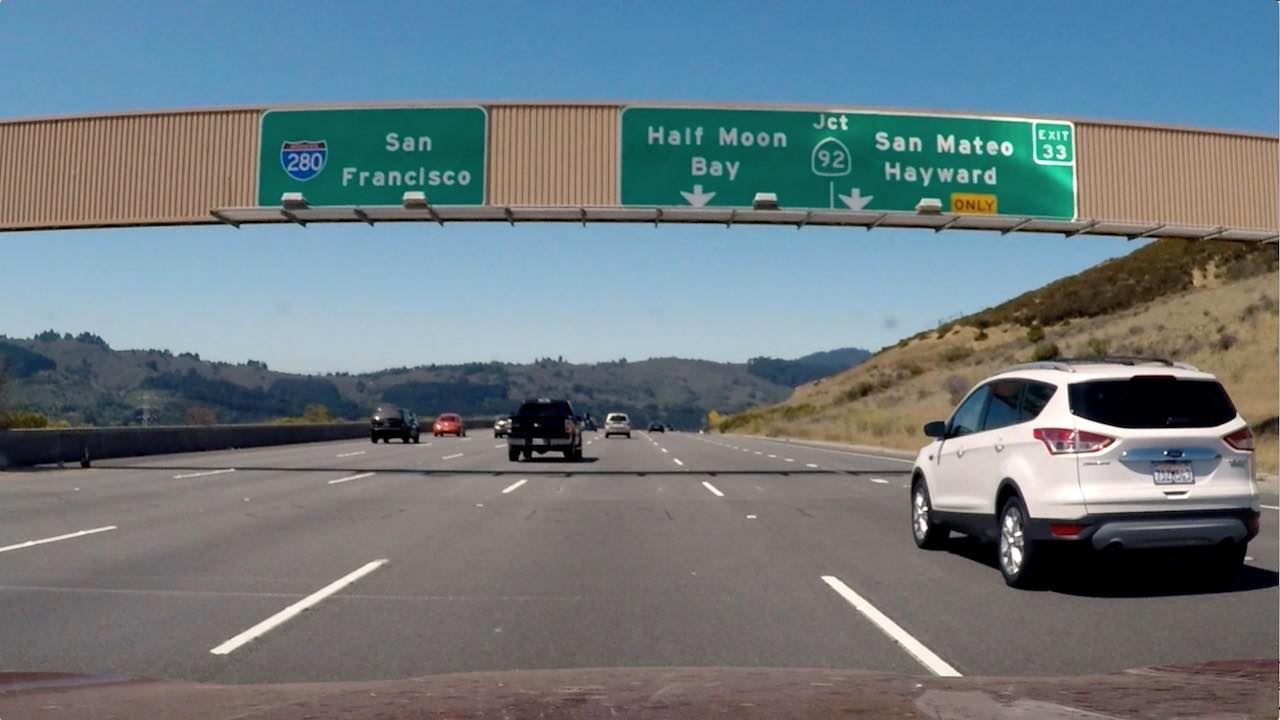
//> input picture AdvancedLaneDetection/AdvancedLaneDetection/AdvancedLaneDetection/quiz.png, 1280 x 720 px
$ ./PipeLine   (built with g++ and OpenCV 4)
//> lines starting //> are read from the running program, lines starting //| are printed output that depends on the picture; after the words box and inside, x2 and y2 are one past the last pixel; in counts of white or black regions, pixels touching at a corner belong together
#include <opencv2\highgui\highgui.hpp>
#include <opencv2\imgproc\imgproc.hpp>
#include <iostream>
#include <armadillo>
using namespace cv;
using namespace std;

int lowT = 0, highT = 0, dilation_size = 3;
int lowH, lowS, lowV, highH, highS, highV;
Mat applyThreshold(Mat image, Scalar HSVlow, Scalar HSVhigh,int cannyLOW,int cannyHIGH){
	Mat cannyImage;
	cvtColor(image, cannyImage, CV_BGR2GRAY);
	Canny(cannyImage, cannyImage, cannyLOW, cannyHIGH, 3);
	Mat element = getStructuringElement(MORPH_ELLIPSE, Size(2 * dilation_size + 1, 2 * dilation_size + 1), Point(dilation_size, dilation_size));
	cv::dilate(cannyImage, cannyImage, element);
	//imshow("canny",cannyImage);

	Mat hsvImage;
	cvtColor(image, hsvImage, CV_BGR2HSV);
	cv::inRange(hsvImage, HSVlow, HSVhigh, hsvImage);
	element = getStructuringElement(MORPH_ELLIPSE, Size(2 * dilation_size + 1, 2 * dilation_size + 1), Point(dilation_size, dilation_size));
	cv::dilate(hsvImage, hsvImage, element);
	//imshow("hsv", hsvImage);

	Mat combined; int erosin_size = 3;
	cv::bitwise_or(cannyImage, hsvImage, combined);
	element = getStructuringElement(MORPH_ELLIPSE, Size(2 * erosin_size + 1, 2 * erosin_size + 1), Point(erosin_size, erosin_size));
	cv::erode(combined, combined, element);
	//imshow("combined", combined);
	//waitKey(100000);

	return combined;
}


// [10 lines left out: function on_trackbar, not called in this run]

void createTrackBars(){
	namedWindow("colorFilter", 0);
	createTrackbar("lowH", "colorFilter", &lowH, 255, on_trackbar);
	createTrackbar("lowS", "colorFilter", &lowS, 255, on_trackbar);
	createTrackbar("lowV", "colorFilter", &lowV, 255, on_trackbar);
	createTrackbar("highH", "colorFilter", &highH, 255, on_trackbar);
	createTrackbar("highS", "colorFilter", &highS, 255, on_trackbar);
	createTrackbar("highV", "colorFilter", &highV, 255, on_trackbar);
	createTrackbar("lowT", "colorFilter", &lowT, 400, on_trackbar);
	createTrackbar("highT", "colorFilter", &highT, 400, on_trackbar);
	createTrackbar("dillat", "colorFilter", &dilation_size, 8, on_trackbar);
}

void loadAllParams(){
	FILE* f = fopen("AllParams.txt", "r");
	if (!f)return;
	else{
		fscanf(f, "%d %d %d", &lowT, &highT, &dilation_size);
		fscanf(f, "%d %d %d %d %d %d\n", &lowH, &lowS, &lowV, &highH, &highS, &highV);
		fclose(f);
	}
}

Mat region_of_interest(Mat combinedBinaryImage){
	Point points[1][4];
	points[0][0] = Point(0, combinedBinaryImage.size[0]);
	points[0][1] = Point(550,470);
	points[0][2] = Point(700, 470);
	points[0][3] = Point(combinedBinaryImage.size[1], combinedBinaryImage.size[0]);
	const Point* ppt[1] = { points[0] };
	int npt[] = { 4 };
	//Mat black(720, 1280, CV_8UC3, Scalar(0, 0, 0));
	Mat mask(720, 1280, CV_8UC1, Scalar(0));
	fillPoly(mask, ppt, npt, 1, Scalar(255, 255, 255), 8);

	Mat roi;
	cv::bitwise_and(combinedBinaryImage, mask,roi);
	return roi;
}

void getTranformationmatrix(Mat &M,Mat &Minv){
	cv::Point2f src[] = { Point2f(120,720), Point2f(550,470), Point2f(700,470), Point2f(1160,720) };
	cv::Point2f dst[] = { Point2f(200,720), Point2f(200,0), Point2f(1080,0), Point2f(1080,720) };
	M = cv::getPerspectiveTransform(src, dst);
	Minv = cv::getPerspectiveTransform(dst, src);
}

void histogram_pixels(vector<int>&leftx, vector<int>&lefty, vector<int>&rightx, vector<int>&righty, Mat &warpedImage){
	int numberOfSteps = 8;
	int pixelsPerHistogram = warpedImage.size[0]/numberOfSteps;
	int numberOfSlides = 30;
	//starting from top to bottom
	for (int i = 0; i < numberOfSteps; i++){
		int startY = i*pixelsPerHistogram;
		int endY = (i+1)*pixelsPerHistogram;

		//in order to find the center of the histogram i use i sliding window
		int slidingWindowSize = warpedImage.size[1] / numberOfSlides;
		int centerOfHistogramX = 0;
		int countOfNonEmptyWindows = 0;
		for (int j = 0; j < numberOfSlides; j++){
			int startX = j*slidingWindowSize;
			int endX = (j + 1)*slidingWindowSize;

			int meanXforSlidingWindow = 0;//basicaly the center for the cluster of points found in the sliding window
			int countOfPoints = 0;
			for (int k = startY; k < endY; k++){
				for (int l = startX; l< endX; l++){
					if (warpedImage.at<uchar>(k, l) != 0){
						meanXforSlidingWindow += l; //this is L not 1
						countOfPoints++;
					}
				}
			}

			if (meanXforSlidingWindow == 0 || countOfPoints == 0){//meanXforSlidingWindow = (startX + endX) / 2;
				continue;
			}
			else{
				meanXforSlidingWindow /= countOfPoints;
				centerOfHistogramX += meanXforSlidingWindow;
				countOfNonEmptyWindows++;
			}
		}
		if (centerOfHistogramX == 0 || countOfNonEmptyWindows <= 1){ //if it is empty or it has only left or right lane
			centerOfHistogramX = warpedImage.size[1]/2;//eventually the histogram is ignore since it just does not contain points
		}
		else{
			centerOfHistogramX /= countOfNonEmptyWindows;
		}

		//in order to ignore distant lanes i will start the search from the center of the histogram and move to the left and to the right and stop at the first occurence
		//first left
		for (int j = 0; j < numberOfSlides; j++){//10 is just a random number for the number of slides to search to the left
			int startX = centerOfHistogramX - (j + 1)*slidingWindowSize;
			int endX = centerOfHistogramX - j*slidingWindowSize;
			if (startX < 0 || endX < 0)break;
			int countOfPoints = 0;

			for (int k = startY; k < endY; k++){
				for (int l = startX; l < endX; l++){
					if (warpedImage.at<uchar>(k, l) != 0){
						leftx.push_back(l);
						lefty.push_back(k);
						countOfPoints++;
					}
				}
			}
			//if (countOfPoints > 0)break;
		}

		//now right
		for (int j = 0; j < numberOfSlides; j++){//10 is just a random number for the number of slides to search to the right
			int startX = centerOfHistogramX + j*slidingWindowSize;
			int endX = centerOfHistogramX + (j + 1)*slidingWindowSize;
			if (startX > warpedImage.size[1] || endX > warpedImage.size[1])break;

			int countOfPoints = 0;
			for (int k = startY; k < endY; k++){
				for (int l = startX; l < endX; l++){
					if (warpedImage.at<uchar>(k, l) != 0){
						rightx.push_back(l);
						righty.push_back(k);
						countOfPoints++;
					}
				}
			}
			//if (countOfPoints > 0)break;
		}
	}
}

// [44 lines left out: functions poly, drawPoly, drawSurface, plotPoints, not called in this run]

void main(){
	loadAllParams();
	createTrackBars();

	Mat image = imread("quiz.png");
//> image is the input picture: 720 rows x 1280 cols, CV_8UC3; mean B, G, R 127.5, 121.6, 109.2
	int half_frame = image.size[1];
//> half_frame = 1280
	int steps = 8;
	int pixels_per_step = image.size[0] / 2;
//> pixels_per_step = 360
	Mat combined = applyThreshold(image, Scalar(lowH, lowS, lowV), Scalar(highH, highS, highV), lowT, highT);
//> in applyThreshold, `Canny(cannyImage, cannyImage, cannyLOW, cannyHIGH, 3);`:
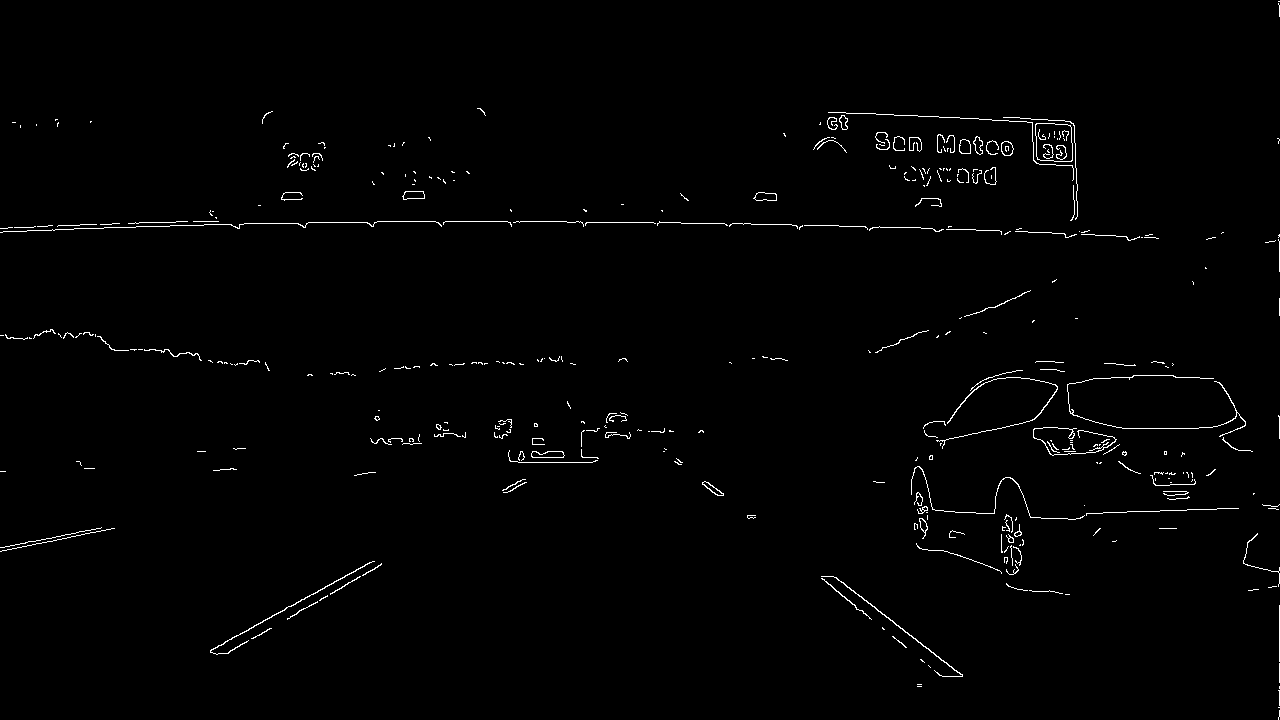
//> cannyImage: 720 rows x 1280 cols, CV_8UC1; 1.1% white in thin lines or dots
//> in applyThreshold, `cv::dilate(cannyImage, cannyImage, element);`:
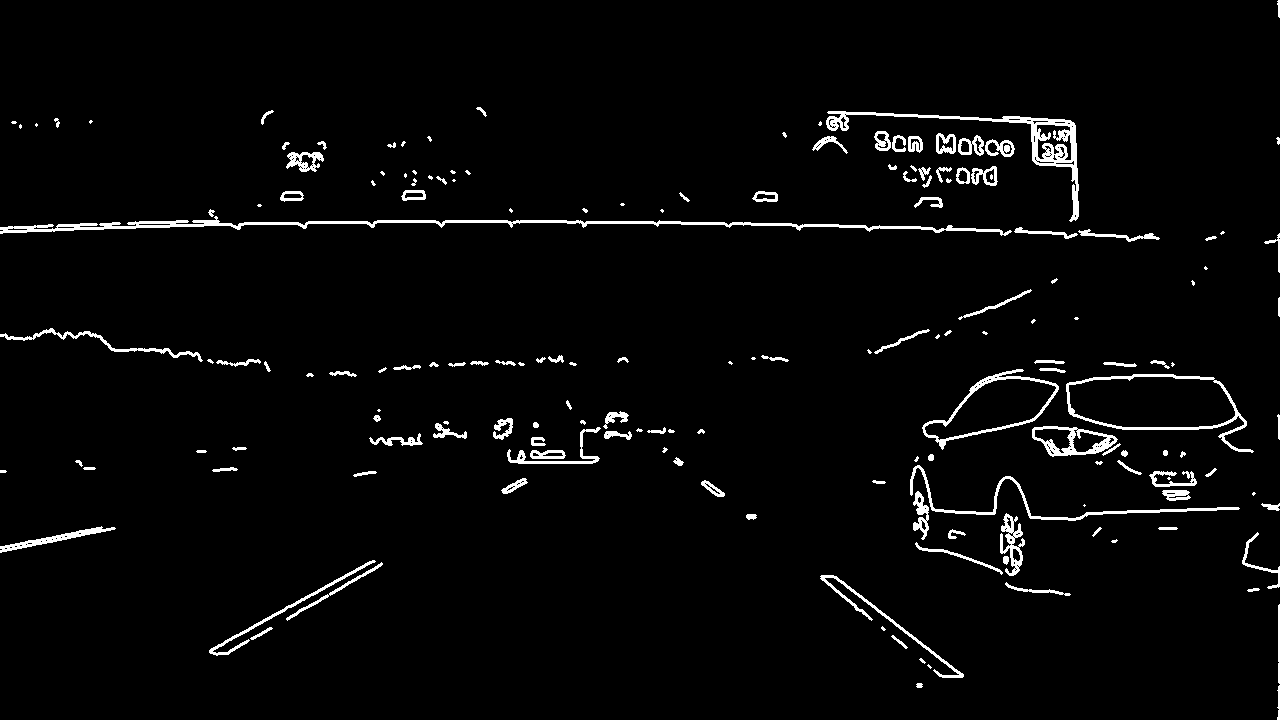
//> cannyImage: 720 rows x 1280 cols, CV_8UC1; 3% white; 173 white regions (50 under 20 px), largest, box (x1, y1, x2, y2) and area: (0, 216, 1012, 236) 3752, (826, 111, 1079, 222) 2673, (1066, 374, 1254, 453) 1431
//> in applyThreshold, `cvtColor(image, hsvImage, CV_BGR2HSV);`: hsvImage: 720 rows x 1280 cols, CV_8UC3; mean H, S, V 60.2, 77.2, 139.2
//> in applyThreshold, `cv::inRange(hsvImage, HSVlow, HSVhigh, hsvImage);`: hsvImage: 720 rows x 1280 cols, CV_8UC1; 3% white; 186 white regions (154 under 20 px), largest, box (x1, y1, x2, y2) and area: (916, 365, 1254, 518) 18213, (202, 346, 491, 365) 2579, (822, 576, 962, 676) 1811
//> in applyThreshold, `cv::dilate(hsvImage, hsvImage, element);`:
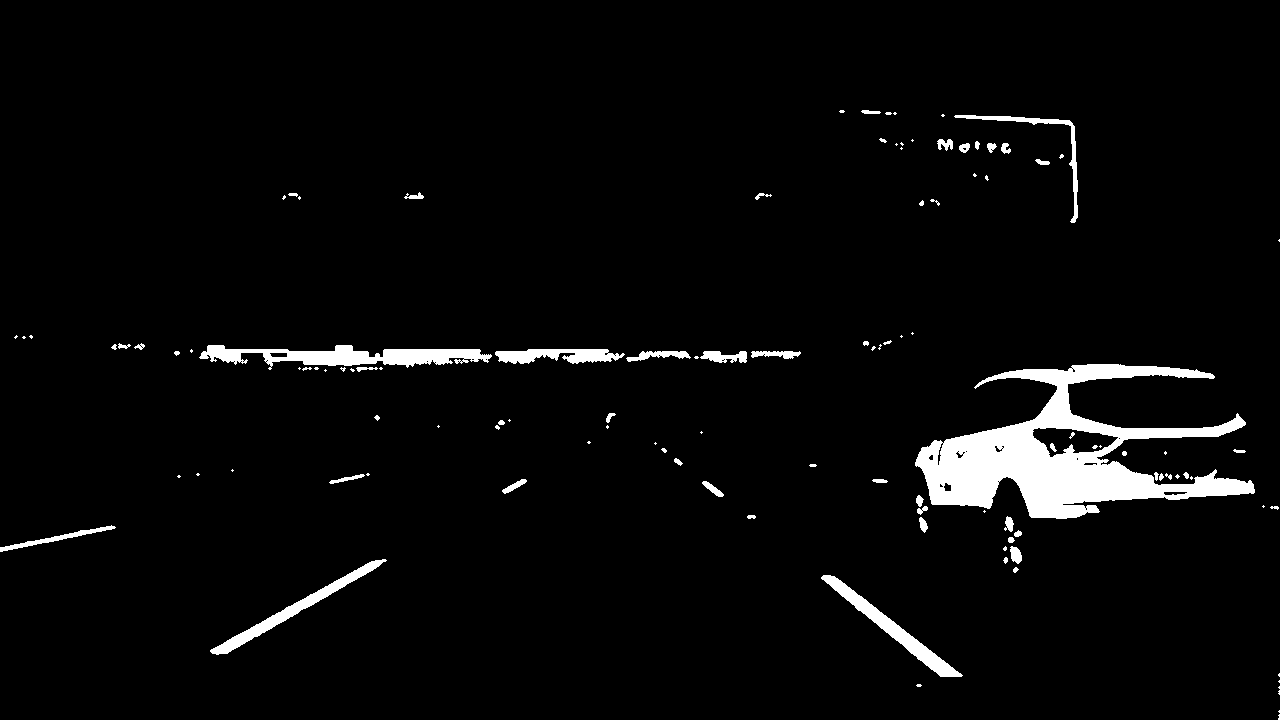
//> hsvImage: 720 rows x 1280 cols, CV_8UC1; 3.8% white; 115 white regions (57 under 20 px), largest, box (x1, y1, x2, y2) and area: (915, 364, 1255, 519) 20578, (199, 345, 492, 370) 3631, (821, 575, 963, 677) 2099
//> in applyThreshold, `cv::bitwise_or(cannyImage, hsvImage, combined);`: combined: 720 rows x 1280 cols, CV_8UC1; 6% white; 151 white regions (48 under 20 px), largest, box (x1, y1, x2, y2) and area: (910, 360, 1256, 521) 24140, (0, 328, 492, 372) 4836, (0, 216, 1012, 236) 3752
//> in applyThreshold, `cv::erode(combined, combined, element);`: combined: 720 rows x 1280 cols, CV_8UC1; 2.2% white; 76 white regions (58 under 20 px), largest, box (x1, y1, x2, y2) and area: (918, 365, 1252, 518) 15648, (824, 578, 959, 675) 1349, (213, 563, 380, 653) 1154
	Mat region = region_of_interest(combined);
//> in region_of_interest, `fillPoly(mask, ppt, npt, 1, Scalar(255, 255, 255), 8);`: mask: 720 rows x 1280 cols, CV_8UC1; 19.4% white; 1 white region, box (x1, y1, x2, y2) and area: (2, 470, 1279, 720) 178814
//> in region_of_interest, `cv::bitwise_and(combinedBinaryImage, mask,roi);`:
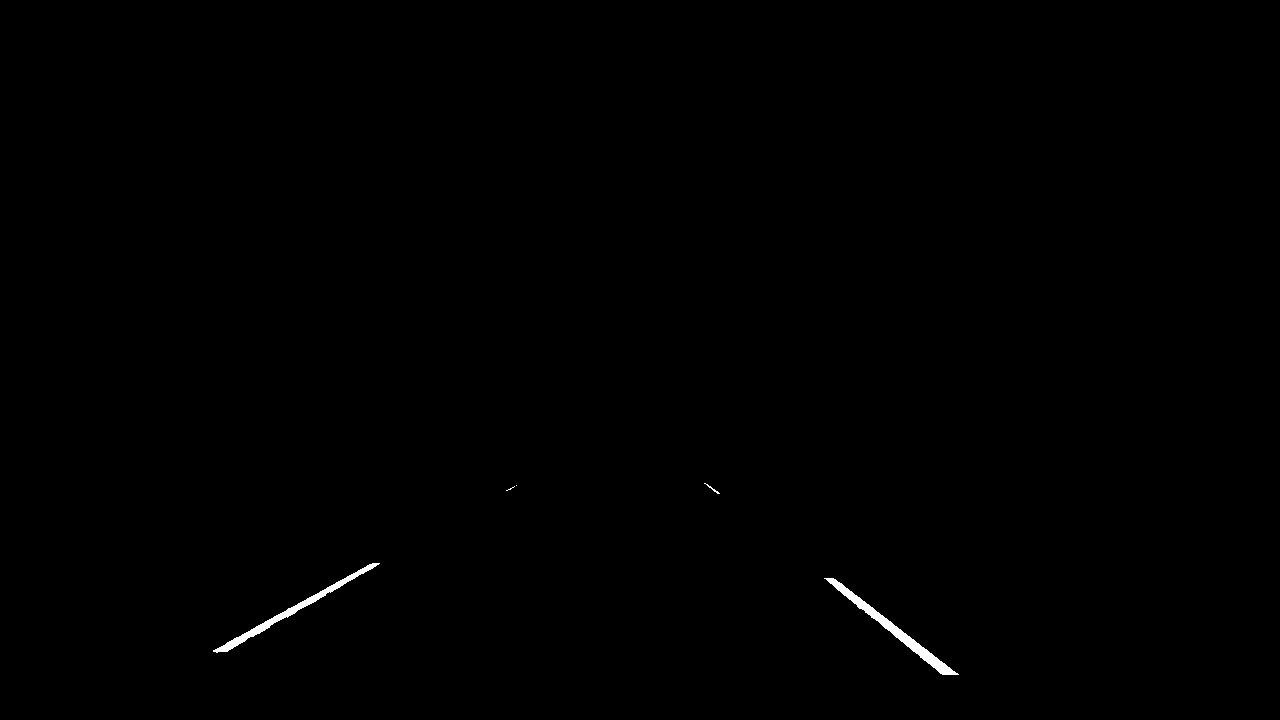
//> roi: 720 rows x 1280 cols, CV_8UC1; 0.28% white; 5 white regions (2 under 20 px), largest, box (x1, y1, x2, y2) and area: (824, 578, 959, 675) 1349, (213, 563, 380, 653) 1154, (704, 483, 720, 494) 30

	Mat M, Minv; getTranformationmatrix(M,Minv);
	Mat warped; warpPerspective(region, warped, M, combined.size());

	vector<int>leftx, lefty, rightx, righty;
	histogram_pixels(leftx, lefty, rightx, righty,warped);
//> the loop in histogram_pixels, `for (int i = 0; i < numberOfSteps; i++)` made 8 passes
//> (centerOfHistogramX, countOfNonEmptyWindows) on passes 1 to 8: (0, 0), (0, 0), (582, 4), (440, 3), (0, 0), (0, 0), (567, 4), (566, 4)
//> after the loop in histogram_pixels, `for (int i = 0; i < numberOfSteps; i++)`: leftx = 3462 values, max 189 at index 2309, min 151 at index 885, mean 171.9; lefty = 3462 values, max 683 at index 2330, min 211 at index 651, mean 502.7; rightx = 4235 values, max 1008 at index 1476, min 944 at index 4195, mean 977.2; righty = 4235 values, max 697 at index 4215, min 187 at index 0, mean 429.7
//> (the run ends here: the program needs code that is not available in this run, at `arma::vec leftX; leftX = arma::conv_to<arma::vec>::from(leftx);`)
